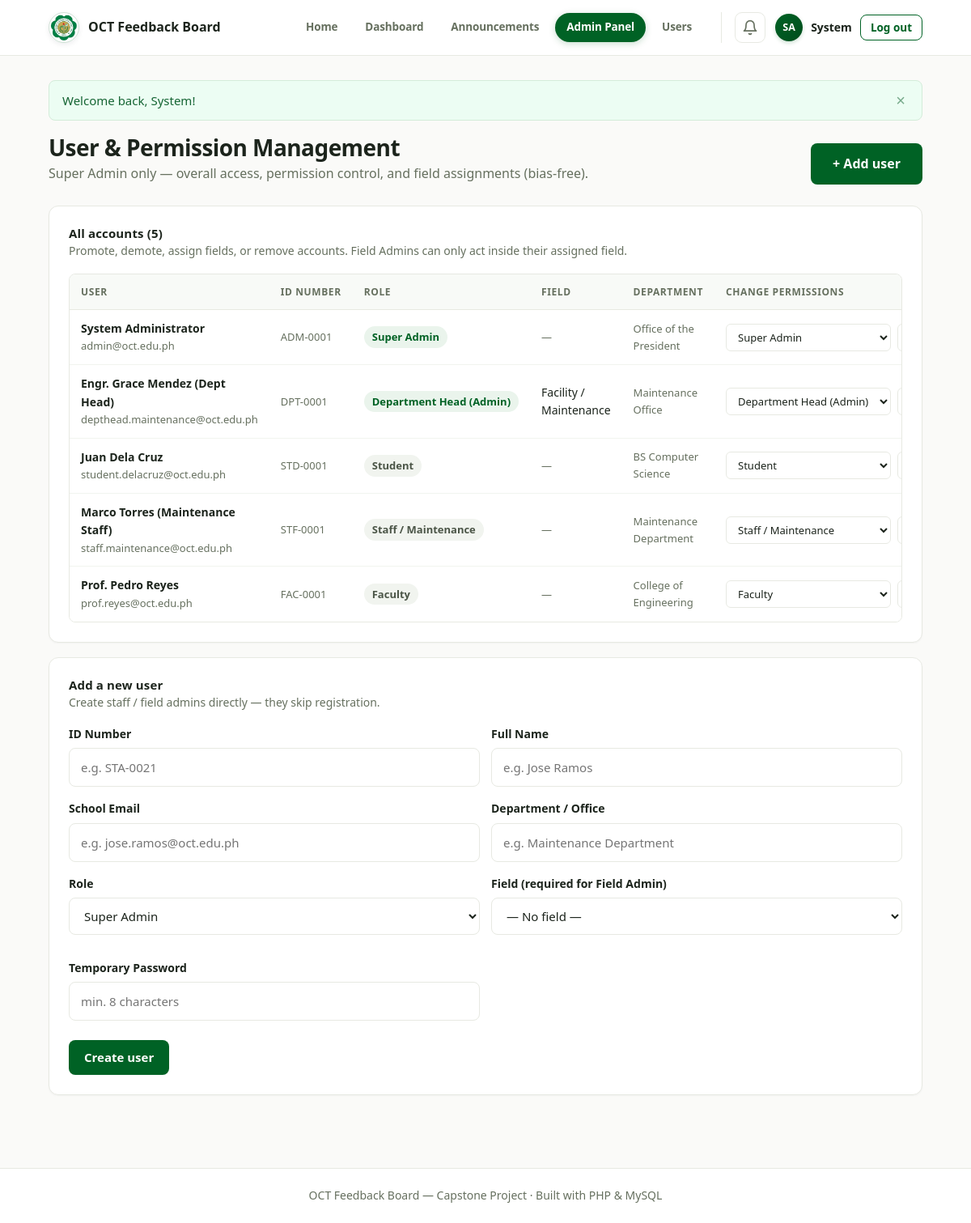
/admin/users.php (signed in), run on an earlier commit of the app's database.
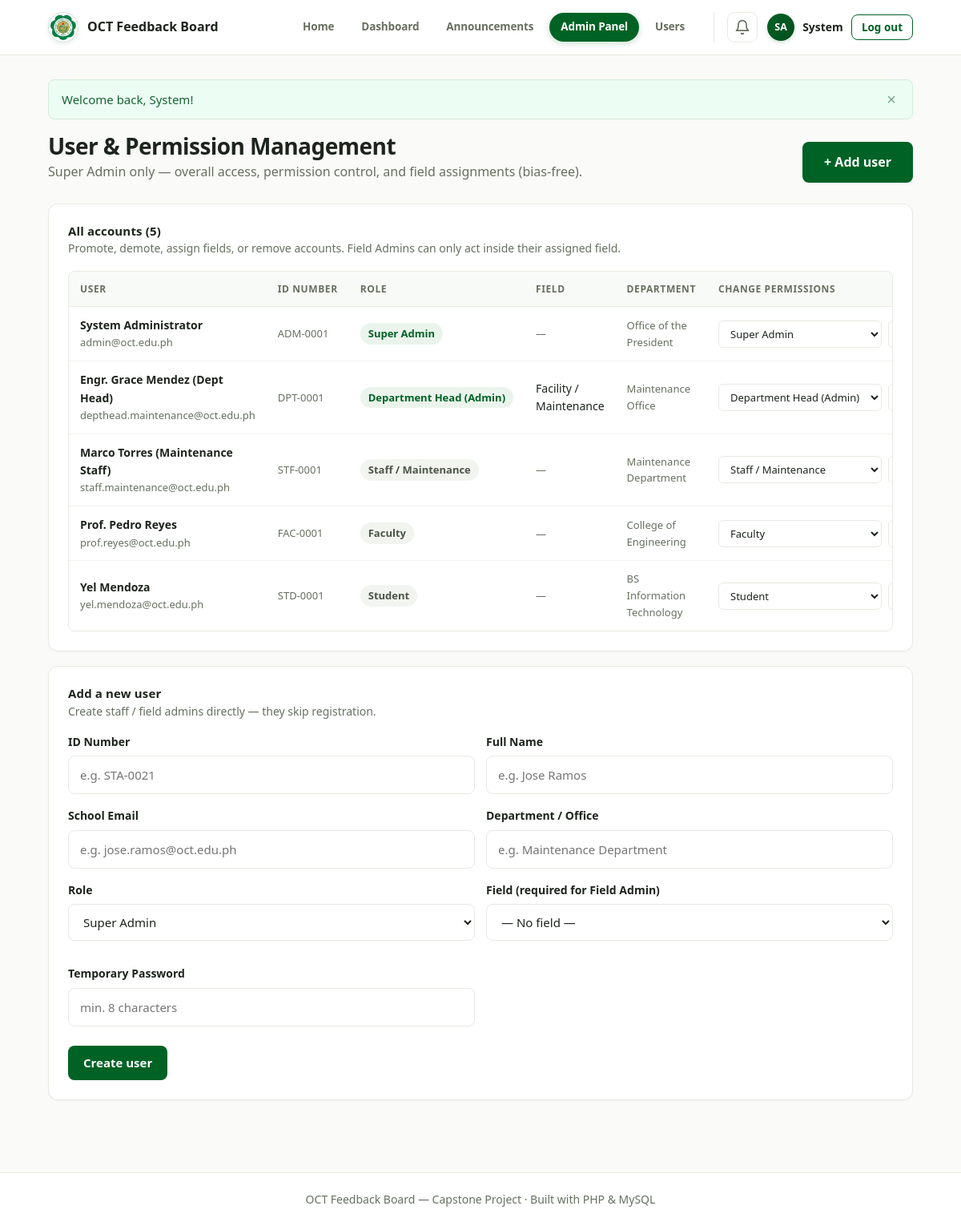
And on a later commit of the database.
### tables this page shows
CREATE TABLE users (
  id          INT UNSIGNED AUTO_INCREMENT PRIMARY KEY,
  id_number   VARCHAR(30)  NOT NULL UNIQUE,
  name        VARCHAR(120) NOT NULL,
  email       VARCHAR(120) NOT NULL UNIQUE,
  password    VARCHAR(255) NOT NULL,
  department  VARCHAR(100) NOT NULL DEFAULT '',
  role        ENUM('student','faculty','staff','admin','super_admin') NOT NULL DEFAULT 'student',
  field_scope VARCHAR(30)  DEFAULT NULL,  
  created_at  TIMESTAMP NOT NULL DEFAULT CURRENT_TIMESTAMP
);

### includes/functions.php (called while the page is built, shortened)
<?php
function e($value): string
{
    return htmlspecialchars((string)$value, ENT_QUOTES, 'UTF-8');
}
function first_name(string $name): string
{
    $parts = preg_split('/\s+/', trim($name));
    return $parts[0] ?? '';
}
function initials(string $name): string
{
    $parts = preg_split('/\s+/', trim($name));
    $init  = '';
    foreach (array_slice($parts, 0, 2) as $part) {
        if ($part !== '') $init .= strtoupper(substr($part, 0, 1));
    }
    return $init === '' ? '?' : $init;
}
function flash_get(string $type): array
{
    $messages = $_SESSION['flash'][$type] ?? [];
    return $messages;
}
function current_user(): ?array
{
    return $_SESSION['user'] ?? null;
}
function is_admin(): bool
{
    return in_array((current_user()['role'] ?? ''), ['admin', 'super_admin'], true);
}
function is_super_admin(): bool
{
    return (current_user()['role'] ?? '') === 'super_admin';
}
function role_label(string $role): string
{
    $labels = [
        'super_admin' => 'Super Admin',
        'admin'       => 'Department Head (Admin)',
        'staff'       => 'Staff / Maintenance',
        'faculty'     => 'Faculty',
        'student'     => 'Student',
    ];
    return $labels[$role] ?? $role;
}
function scope_category(string $scope): string
{
    return FIELD_SCOPES[$scope] ?? '';
}
function csrf_token(): string
{
    return $_SESSION['csrf_token'];
}

### admin/users.php (the view, shortened to what the changed rows need)
<?php
require_once __DIR__ . '/../config.php';
$base      = '../';
$active    = 'admin';
$users = $pdo->query(
    'SELECT id, id_number, name, email, department, role, field_scope, created_at
     FROM users ORDER BY
       CASE role WHEN "super_admin" THEN 0 WHEN "admin" THEN 1 ELSE 2 END,
       name ASC'
)->fetchAll();
require __DIR__ . '/../includes/header.php';
?>
<div class="dash-head">
  <div>
    <h1 class="page-title">User &amp; Permission Management</h1>
  </div>
</div>
<div class="card panel">
  <h2 class="panel-title">All accounts (<?= count($users) ?>)</h2>
  <div class="table-wrap">
    <table class="table">
      <thead>
        <tr>
          <th>User</th>
          <th>ID number</th>
          <th>Role</th>
          <th>Field</th>
          <th>Department</th>
          <th>Change permissions</th>
        </tr>
      </thead>
      <tbody>
        <?php foreach ($users as $u): ?>
        <tr>
          <td>
            <div class="cell-title"><?= e($u['name']) ?></div>
            <div class="cell-muted"><?= e($u['email']) ?></div>
          </td>
          <td class="cell-muted"><?= e($u['id_number']) ?></td>
          <td>
            <span class="badge <?= in_array($u['role'], ['admin', 'super_admin'], true) ? 'badge-admin' : 'badge-neutral' ?>">
              <?= e(role_label($u['role'])) ?>
            </span>
          </td>
          <td><?= $u['field_scope'] ? e(scope_category($u['field_scope'])) : '<span class="cell-muted">—</span>' ?></td>
          <td class="cell-muted"><?= e($u['department']) ?></td>
          <td>
            <form method="post" action="users.php" class="user-role-form">
              <select name="role" class="input input-sm">
                <?php foreach (ROLES as $r): ?>
                  <option value="<?= e($r) ?>" <?= $u['role'] === $r ? 'selected' : '' ?>><?= e(role_label($r)) ?></option>
                <?php endforeach; ?>
              </select>
              <select name="field_scope" class="input input-sm">
                <option value="">— No field —</option>
                <?php foreach (FIELD_SCOPES as $key => $label): ?>
                  <option value="<?= e($key) ?>" <?= $u['field_scope'] === $key ? 'selected' : '' ?>><?= e($label) ?></option>
                <?php endforeach; ?>
              </select>
            </form>
          </td>
        </tr>
        <?php endforeach; ?>
      </tbody>
    </table>
  </div>
</div>
<div class="card panel" id="addUser">
  <h2 class="panel-title">Add a new user</h2>
</div>
<?php require __DIR__ . '/../includes/footer.php'; ?>

### includes/header.php (shortened to what the changed rows need)
<?php
$base       = $base ?? '';
$active     = $active ?? '';
$bodyClass = $bodyClass ?? '';
$user      = current_user();
$isLoggedIn = $user !== null;
?>
<!DOCTYPE html>
<html lang="en">
<head>
<link rel="stylesheet" href="<?= e($base) ?>assets/css/style.css?v=8">
</head>
<body data-base="<?= e($base) ?>" data-csrf="<?= e(csrf_token()) ?>" data-max-upload="<?= (int)MAX_UPLOAD_MB ?>"<?= $bodyClass !== '' ? ' class="' . e($bodyClass) . '"' : '' ?>>
<nav class="navbar">
  <div class="container nav-inner">
    <?php if ($isLoggedIn): ?>
    <div class="nav-links" id="navLinks">
      <a class="nav-link <?= $active === 'home' ? 'active' : '' ?>" href="<?= e($base) ?>index.php">Home</a>
      <a class="nav-link <?= $active === 'dashboard' ? 'active' : '' ?>" href="<?= e($base) ?>dashboard.php"><?= is_super_admin() ? 'Dashboard' : 'General Posts' ?></a>
      <?php if (is_super_admin()): ?>
      <a class="nav-link <?= $active === 'announcements' ? 'active' : '' ?>" href="<?= e($base) ?>announcements.php">Announcements</a>
      <?php else: ?>
      <a class="nav-link <?= $active === 'activity' ? 'active' : '' ?>" href="<?= e($base) ?>my-activity.php">My Activity</a>
      <?php endif; ?>
      <?php if (is_admin()): ?>
      <a class="nav-link <?= $active === 'admin' ? 'active' : '' ?>" href="<?= e($base) ?>admin/dashboard.php">Admin Panel</a>
      <?php endif; ?>
      <?php if (is_super_admin()): ?>
      <a class="nav-link <?= $active === 'users' ? 'active' : '' ?>" href="<?= e($base) ?>admin/users.php">Users</a>
      <?php endif; ?>
      <div class="nav-right">
        <div class="notif" id="notifWrap">
          <button class="notif-btn" id="notifBtn" aria-label="Notifications">
            <svg viewBox="0 0 24 24" width="20" height="20" fill="none" stroke="currentColor" stroke-width="2" stroke-linecap="round" stroke-linejoin="round"><path d="M18 8A6 6 0 0 0 6 8c0 7-3 9-3 9h18s-3-2-3-9"/><path d="M13.73 21a2 2 0 0 1-3.46 0"/></svg>
          </button>
        </div>
        <div class="user-menu">
          <span class="avatar" title="<?= e($user['name']) ?>"><?= e(initials($user['name'])) ?></span>
          <span class="user-name"><?= e(first_name($user['name'])) ?></span>
          <a class="btn btn-sm btn-outline" href="<?= e($base) ?>auth/logout.php">Log out</a>
        </div>
      </div>
    </div>
    <?php endif; ?>
  </div>
</nav>
<main id="main" class="container page">
  <?php foreach (['success', 'error', 'info'] as $flashType):
      foreach (flash_get($flashType) as $flashMessage): ?>
      <div class="alert alert-<?= $flashType ?>">
        <span><?= e($flashMessage) ?></span>
        <button class="alert-close" aria-label="Dismiss">&times;</button>
      </div>
  <?php endforeach; endforeach; ?>

What changed in the data, as far as the page shows it:
changed users "STD-0001": name "Juan Dela Cruz" → "Yel Mendoza"; email "student.delacruz@oct.edu.ph" → "yel.mendoza@oct.edu.ph"; department "BS Computer Science" → "BS Information Technology"; moves down the list
